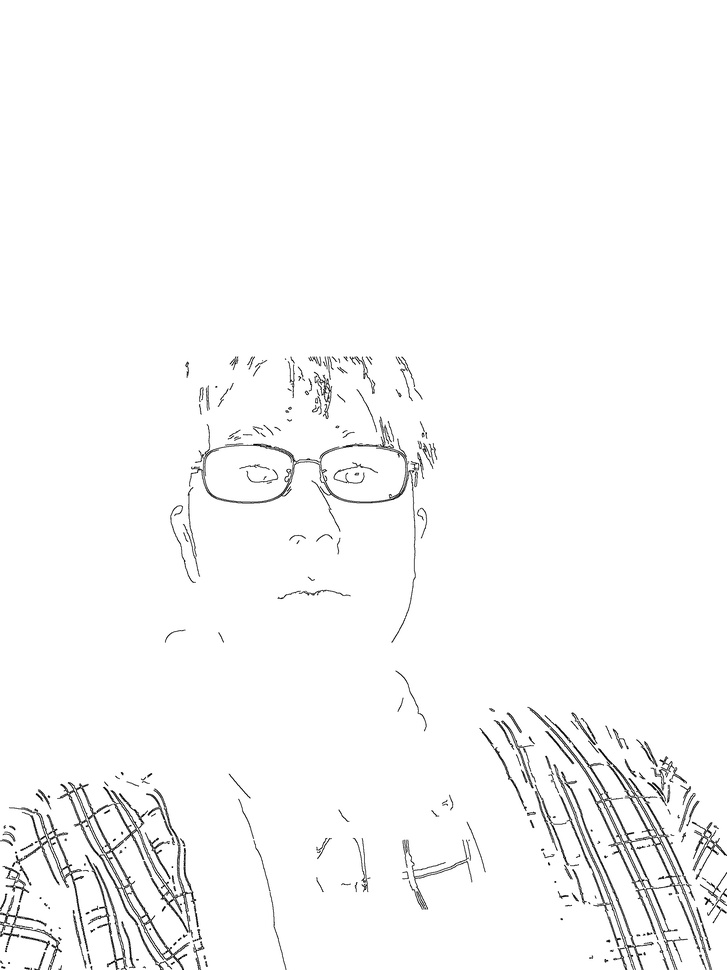
#> input picture makefile/line_output_dualcontrol.jpg, 727 x 970 px, shrunk from 2316 x 3088 before the run
$ python tosvg.py
#> lines starting #> are read from the running program, lines starting #| are printed output that depends on the picture; after the words box and inside, x2 and y2 are one past the last pixel; in counts of white or black regions, pixels touching at a corner belong together
#> further down, img is the input picture: shape (970, 727, 3); min 0, max 255, mean 249.3
import cv2
import subprocess
import os

def line_drawing_image(img):
    gray = cv2.cvtColor(img, cv2.COLOR_BGR2GRAY)
    gray = cv2.equalizeHist(gray)
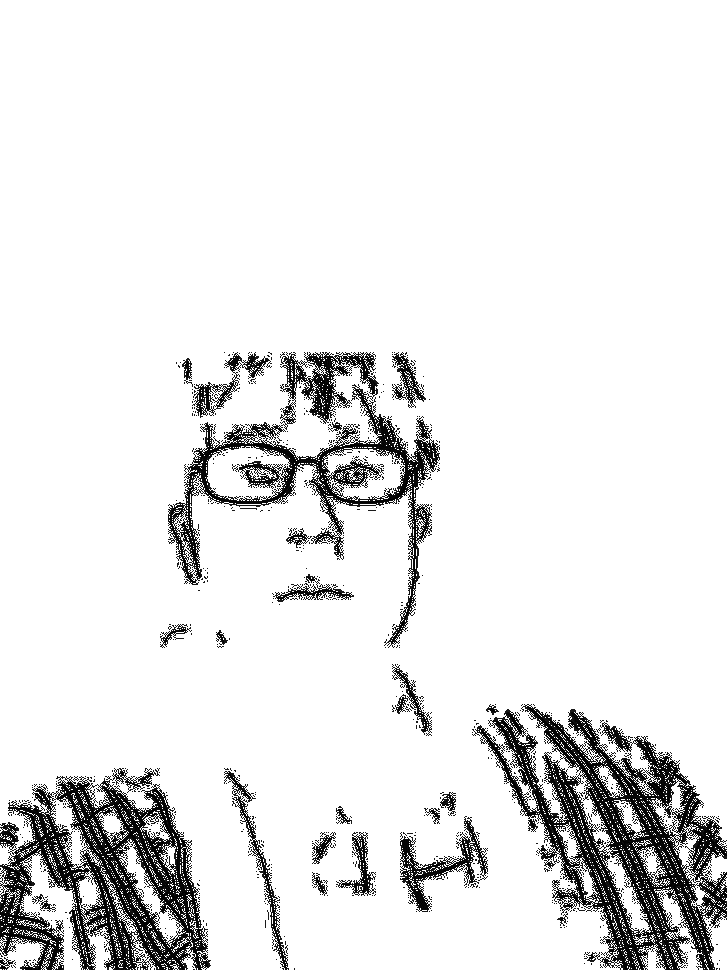
#> gray: shape (970, 727); min 0, max 255, mean 231.1
    gray_blurred = cv2.GaussianBlur(gray, (5, 5), 0)
    edges = cv2.adaptiveThreshold(gray_blurred, 255,
                                  cv2.ADAPTIVE_THRESH_MEAN_C,
                                  cv2.THRESH_BINARY, 11, 7)
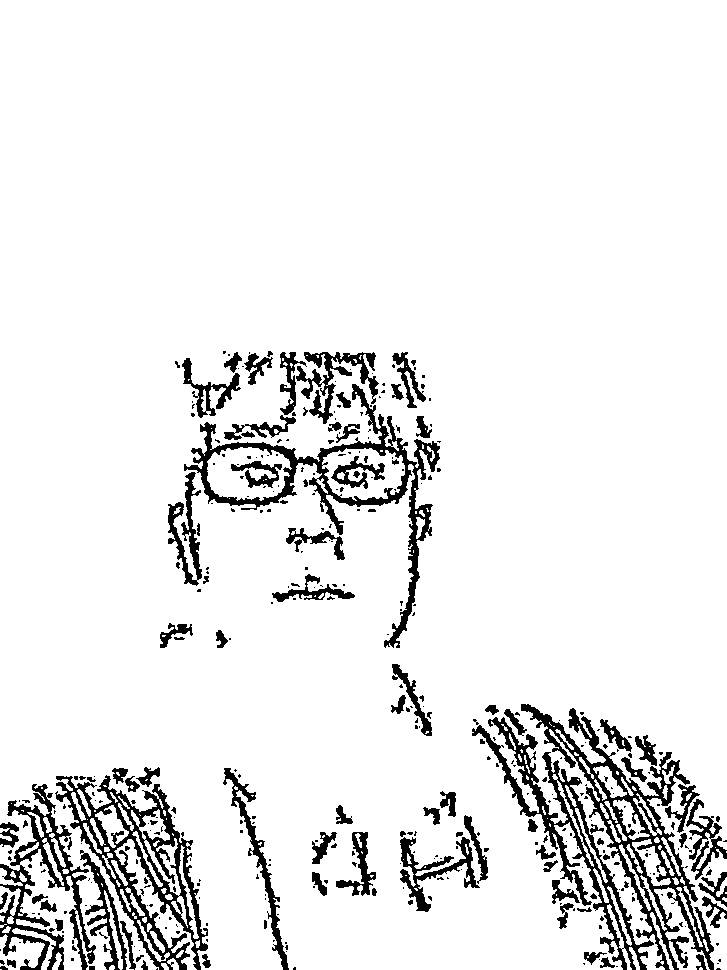
#> edges: shape (970, 727); 91.6% white; 380 black regions (278 under 20 px), largest, box (x1, y1, x2, y2) and area: (521, 704, 714, 970) 8250, (55, 775, 208, 970) 7414, (184, 384, 440, 648) 6885
    return edges

input_file = "line_output_dualcontrol.jpg"
bitmap_file = "line_bitmap.pbm"
initial_svg = "line_raw.svg"
optimized_svg = "line_optimized.svg"
debug_save = "line_debug_original.png"

# 画像読み込み
img = cv2.imread(input_file)
line_img = line_drawing_image(img)

# デバッグ用保存
cv2.imwrite(debug_save, line_img)
print(f"📝 元の線画を保存 → {debug_save}")

# 反転（黒線・白背景）
line_for_trace = cv2.bitwise_not(line_img)

# PBM で保存
cv2.imwrite(bitmap_file, line_for_trace)

# ✅ ポトレース（ノイズ除去 & スムーズ化オプション付き）
subprocess.run([
    "potrace",
    bitmap_file,
    "--svg",
    "-t", "8",       # 小さい線を無視（大事）
    "-a", "1.0",     # スムース化強
    "-O", "0.3",     # 角丸め（汚れ除去）
    "-o", initial_svg
])
#> (this line was passed over: subprocess is not available in this run)

print(f"✅ SVG（一次変換）→ {initial_svg}")

# ✅ vpype による線の整理（描画を劇的に速く）
subprocess.run([
    "vpype",
    "read", initial_svg,
    "linemerge",      # つながる線は繋げる → ペン上下が減る
    "linesort",       # 描画順最適化 → 無駄な移動が減る
    "simplify",       # 細かいガタガタを整理 → 綺麗な線になる
    "write", optimized_svg
])
#> (this line was passed over: subprocess is not available in this run)

print(f"🎨 最適化済み SVG → {optimized_svg}")

print("\n✅ 完了しました！ この SVG をプロッターに送ると描画が綺麗 & 速いです ✨")
